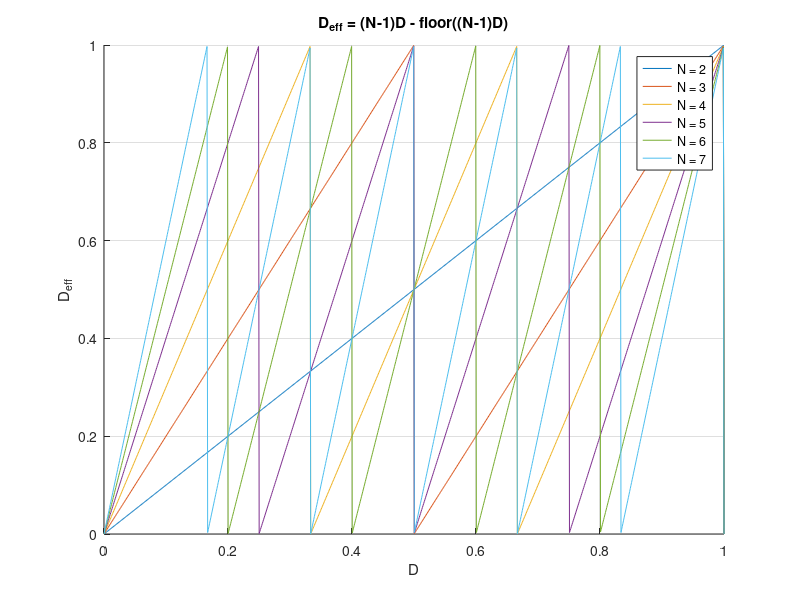
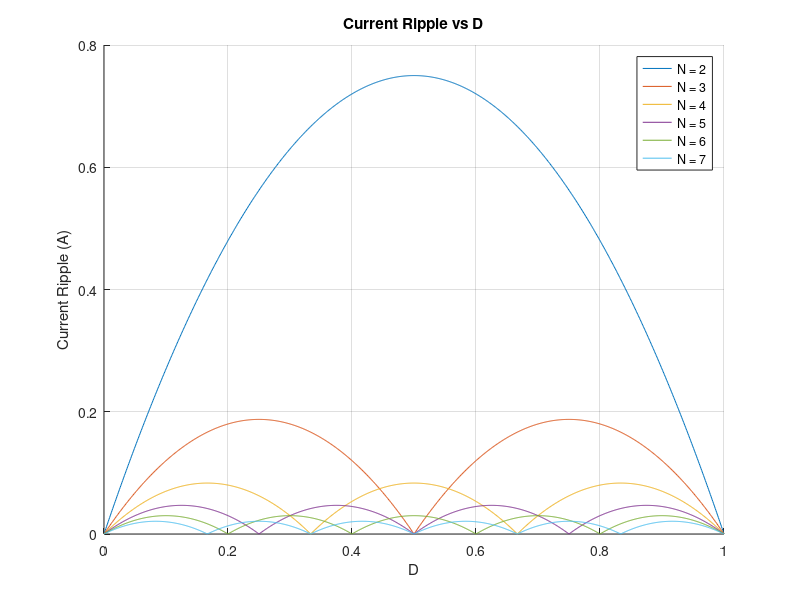

These charts were generated, in order, by the following MATLAB code:
clear; clc;

V = 48;
L = 160*10^-6;
R = 100000;
iL = 0.75;
fsw = 100000;

%% Range of Deff values
D = linspace(0, 1, 1000);

figure;
hold on;

for N = 2:7
    Deff = (N-1).*D - floor((N-1).*D);
    plot(D, Deff, 'DisplayName', ['N = ' num2str(N)]);
end

xlabel('D');
ylabel('D_{eff}');
title('D_{eff} = (N-1)D - floor((N-1)D)');
legend show;
grid on;
hold off;

%% Current ripple
figure;
hold on;

for N = 2:7
    Deff = (N-1).*D - floor((N-1).*D);
    currentRipple = (V .* (1 - Deff) .* Deff .* (1/fsw)) ./ (L .* (N-1).^2);
    plot(D, currentRipple, 'DisplayName', ['N = ' num2str(N)]);
end

xlabel('D');
ylabel('Current Ripple (A)');
title('Current Ripple vs D');
legend show;
grid on;
hold off;
